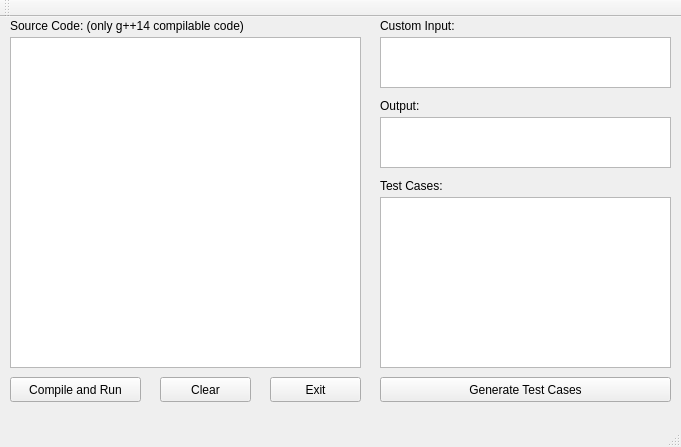
<?xml version="1.0" encoding="UTF-8"?>
<ui version="4.0">
 <class>MainWindow</class>
 <widget class="QMainWindow" name="MainWindow">
  <property name="geometry">
   <rect>
    <x>0</x>
    <y>0</y>
    <width>681</width>
    <height>447</height>
   </rect>
  </property>
  <property name="windowTitle">
   <string>MainWindow</string>
  </property>
  <widget class="QWidget" name="centralWidget">
   <widget class="QLabel" name="sourceCodeLabel">
    <property name="geometry">
     <rect>
      <x>10</x>
      <y>0</y>
      <width>341</width>
      <height>17</height>
     </rect>
    </property>
    <property name="text">
     <string>Source Code: (only g++14 compilable code)</string>
    </property>
   </widget>
   <widget class="QPushButton" name="compileButton">
    <property name="geometry">
     <rect>
      <x>10</x>
      <y>360</y>
      <width>131</width>
      <height>25</height>
     </rect>
    </property>
    <property name="text">
     <string>Compile and Run</string>
    </property>
   </widget>
   <widget class="QPushButton" name="clearButton">
    <property name="geometry">
     <rect>
      <x>160</x>
      <y>360</y>
      <width>91</width>
      <height>25</height>
     </rect>
    </property>
    <property name="text">
     <string>Clear</string>
    </property>
   </widget>
   <widget class="QPushButton" name="exitButton">
    <property name="geometry">
     <rect>
      <x>270</x>
      <y>360</y>
      <width>91</width>
      <height>25</height>
     </rect>
    </property>
    <property name="text">
     <string>Exit</string>
    </property>
   </widget>
   <widget class="QLabel" name="customInputLabel">
    <property name="geometry">
     <rect>
      <x>380</x>
      <y>0</y>
      <width>111</width>
      <height>17</height>
     </rect>
    </property>
    <property name="text">
     <string>Custom Input:</string>
    </property>
   </widget>
   <widget class="QTextEdit" name="inputText">
    <property name="geometry">
     <rect>
      <x>380</x>
      <y>20</y>
      <width>291</width>
      <height>51</height>
     </rect>
    </property>
   </widget>
   <widget class="QLabel" name="outputLabel">
    <property name="geometry">
     <rect>
      <x>380</x>
      <y>80</y>
      <width>54</width>
      <height>17</height>
     </rect>
    </property>
    <property name="text">
     <string>Output:</string>
    </property>
   </widget>
   <widget class="QTextEdit" name="outputText">
    <property name="geometry">
     <rect>
      <x>380</x>
      <y>100</y>
      <width>291</width>
      <height>51</height>
     </rect>
    </property>
   </widget>
   <widget class="QLabel" name="testCasesLabel">
    <property name="geometry">
     <rect>
      <x>380</x>
      <y>160</y>
      <width>71</width>
      <height>17</height>
     </rect>
    </property>
    <property name="text">
     <string>Test Cases:</string>
    </property>
   </widget>
   <widget class="QTextBrowser" name="textCasesBrowser">
    <property name="geometry">
     <rect>
      <x>380</x>
      <y>180</y>
      <width>291</width>
      <height>171</height>
     </rect>
    </property>
   </widget>
   <widget class="QPushButton" name="generateTestCasesButton">
    <property name="geometry">
     <rect>
      <x>380</x>
      <y>360</y>
      <width>291</width>
      <height>25</height>
     </rect>
    </property>
    <property name="text">
     <string>Generate Test Cases</string>
    </property>
   </widget>
   <widget class="QTextEdit" name="sourceCodeText">
    <property name="geometry">
     <rect>
      <x>10</x>
      <y>20</y>
      <width>351</width>
      <height>331</height>
     </rect>
    </property>
   </widget>
  </widget>
  <widget class="QMenuBar" name="menuBar">
   <property name="geometry">
    <rect>
     <x>0</x>
     <y>0</y>
     <width>681</width>
     <height>22</height>
    </rect>
   </property>
  </widget>
  <widget class="QToolBar" name="mainToolBar">
   <attribute name="toolBarArea">
    <enum>TopToolBarArea</enum>
   </attribute>
   <attribute name="toolBarBreak">
    <bool>false</bool>
   </attribute>
  </widget>
  <widget class="QStatusBar" name="statusBar"/>
 </widget>
 <layoutdefault spacing="6" margin="11"/>
 <resources/>
 <connections/>
</ui>
